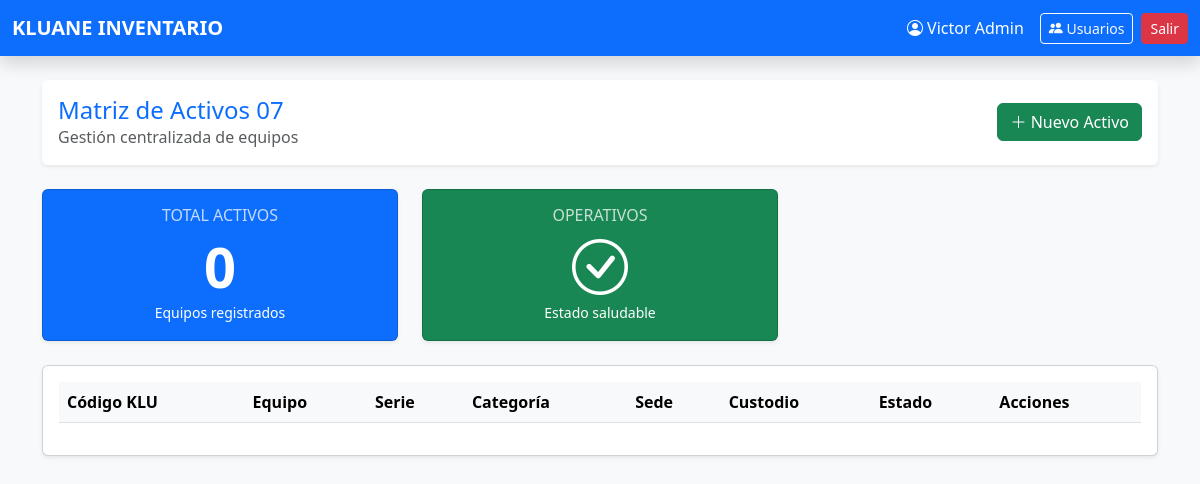
Page /views/admin/dashboard.php (signed in) on the earlier database version.
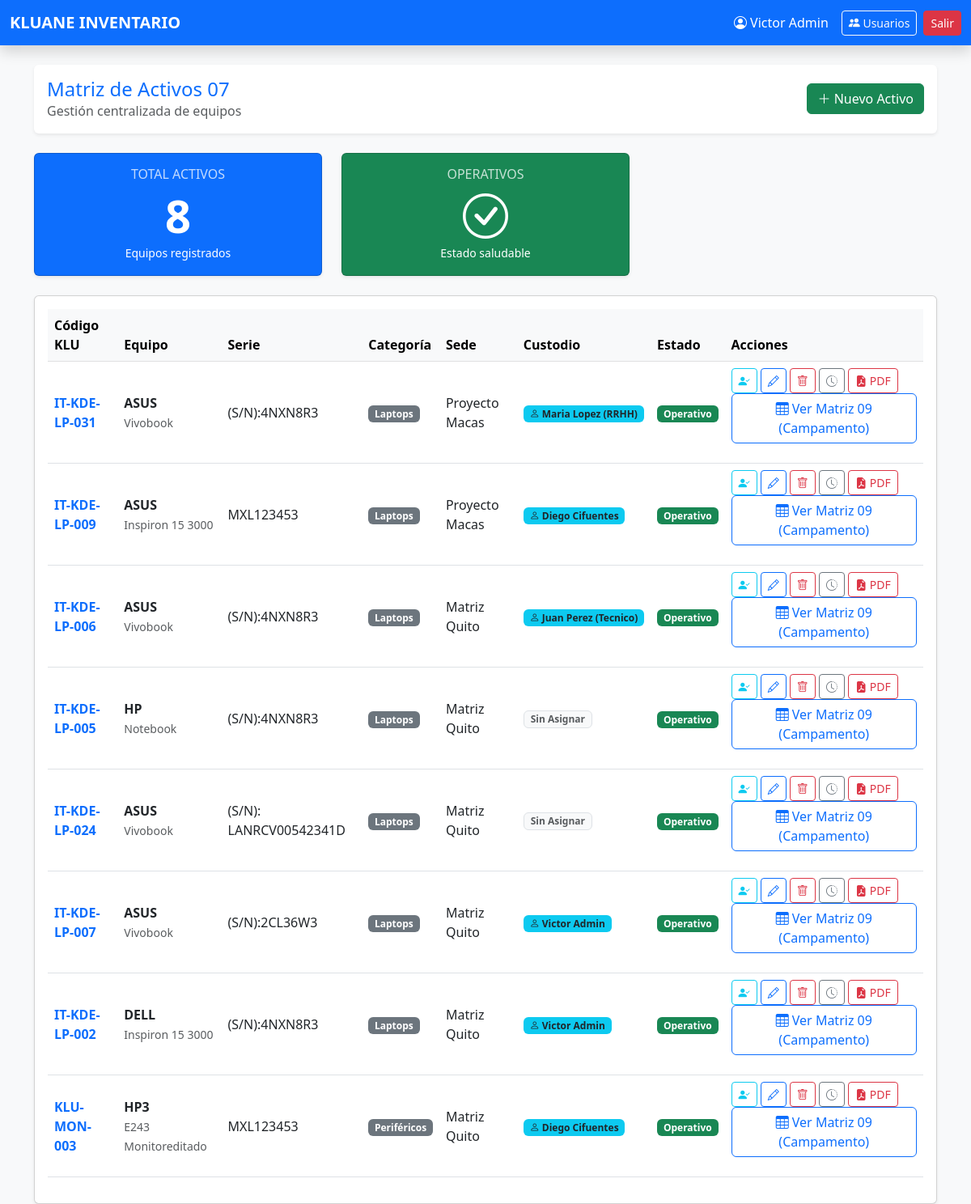
Same page on the later database version.
### tables this page shows
CREATE TABLE `activos` (
  `id_activo` int(11) NOT NULL,
  `codigo_interno` varchar(50) NOT NULL,
  `serie` varchar(100) DEFAULT NULL,
  `marca` varchar(50) DEFAULT NULL,
  `modelo` varchar(100) DEFAULT NULL,
  `estado` enum('Operativo','Dañado','Mantenimiento','Baja') DEFAULT 'Operativo',
  `id_categoria` int(11) NOT NULL,
  `id_sede_actual` int(11) NOT NULL,
  `id_usuario_responsable` int(11) DEFAULT NULL,
  `observaciones` text DEFAULT NULL,
  `fecha_registro` timestamp NOT NULL DEFAULT current_timestamp(),
  `necesita_insumos` enum('SI','NO') DEFAULT 'NO'
);

CREATE TABLE `categorias` (
  `id_categoria` int(11) NOT NULL,
  `nombre` varchar(50) NOT NULL
);

CREATE TABLE `sedes` (
  `id_sede` int(11) NOT NULL,
  `nombre` varchar(100) NOT NULL,
  `direccion` varchar(255) DEFAULT NULL
);

CREATE TABLE `usuarios` (
  `id_usuario` int(11) NOT NULL,
  `nombre_completo` varchar(100) NOT NULL,
  `area` varchar(100) DEFAULT 'General',
  `email` varchar(100) NOT NULL,
  `password` varchar(255) NOT NULL,
  `id_rol` int(11) NOT NULL,
  `id_sede` int(11) DEFAULT NULL
);

### models/Activo.php (called while the page is built, shortened)
<?php
require_once __DIR__ . '/../config/conexion.php';
class Activo {
    private $conn;
    private $table_name = "activos";
    public function __construct() {
        $database = new Conexion();
        $this->conn = $database->getConexion();
    }
    public function leerTodo() {
        $query = "SELECT
                    a.id_activo,
                    a.codigo_interno,
                    a.marca,
                    a.modelo,
                    a.serie,
                    a.estado,
                    c.nombre as categoria,
                    s.nombre as sede,
                    u.nombre_completo as responsable
                  FROM " . $this->table_name . " a
                  LEFT JOIN categorias c ON a.id_categoria = c.id_categoria
                  LEFT JOIN sedes s ON a.id_sede_actual = s.id_sede
                  LEFT JOIN usuarios u ON a.id_usuario_responsable = u.id_usuario
                  ORDER BY a.id_activo DESC";
        $stmt = $this->conn->prepare($query);
        $stmt->execute();
        return $stmt;
    }
    public function contarTotal() {
        $query = "SELECT COUNT(*) as total FROM " . $this->table_name;
        $stmt = $this->conn->prepare($query);
        $stmt->execute();
        $row = $stmt->fetch(PDO::FETCH_ASSOC);
        return $row['total'];
    }
}
?>

### config/conexion.php (called while the page is built, shortened)
<?php
class Conexion {
    private $host = "localhost";
    private $db_name = "kluane_inventario";
    private $username = "root";
    private $password = "";
    public function getConexion() {
        $this->conn = null;
        try {
            $this->conn = new PDO("mysql:host=" . $this->host . ";dbname=" . $this->db_name, $this->username, $this->password);
            $this->conn->exec("set names utf8");
            $this->conn->setAttribute(PDO::ATTR_ERRMODE, PDO::ERRMODE_EXCEPTION);
        } catch(PDOException $exception) {
            echo "Error de conexión: " . $exception->getMessage();
        }
        return $this->conn;
    }
}
?>

### views/admin/dashboard.php (the view, shortened to what this page needs)
<?php
require_once '../../models/Activo.php';
$totalActivos = 0;
$resultado = null;
if (class_exists('Activo')) {
    $activoModel = new Activo();
    $resultado = $activoModel->leerTodo();
    $totalActivos = $activoModel->contarTotal();
}
?>
<!DOCTYPE html>
<html lang="es">
<head>
    <link href="https://cdn.jsdelivr.net/npm/bootstrap@5.3.0/dist/css/bootstrap.min.css" rel="stylesheet">
    <link rel="stylesheet" href="https://cdn.jsdelivr.net/npm/bootstrap-icons@1.11.0/font/bootstrap-icons.css">
</head>
<body class="bg-light">
    <nav class="navbar navbar-expand-lg navbar-dark bg-primary shadow">
        <div class="container-fluid">
            <a class="navbar-brand fw-bold" href="#">KLUANE INVENTARIO</a>
            <div class="d-flex text-white align-items-center">
                <span class="me-3"><i class="bi bi-person-circle"></i> <?php echo $_SESSION['nombre_completo']; ?></span>
                <a href="usuarios.php" class="btn btn-outline-light btn-sm me-2">
                    <i class="bi bi-people-fill"></i> Usuarios
                </a>
                <a href="../../controllers/Logout.php" class="btn btn-danger btn-sm">Salir</a>
            </div>
        </div>
    </nav>
    <div class="container mt-4">
        <div class="row mb-4">
            <div class="col-md-12">
                <div class="card shadow-sm border-0">
                    <div class="card-body d-flex justify-content-between align-items-center">
                        <div>
                            <h4 class="mb-0 text-primary">Matriz de Activos 07</h4>
                            <p class="text-muted mb-0">Gestión centralizada de equipos</p>
                        </div>
                        <a href="nuevo_activo.php" class="btn btn-success"><i class="bi bi-plus-lg"></i> Nuevo Activo</a>
                    </div>
                </div>
            </div>
        </div>
        <div class="row mb-4">
            <div class="col-md-4">
                <div class="card bg-primary text-white shadow-sm h-100">
                    <div class="card-body text-center">
                        <h6 class="card-title text-uppercase opacity-75">Total Activos</h6>
                        <h2 class="display-4 fw-bold mb-0"><?php echo $totalActivos; ?></h2>
                        <small>Equipos registrados</small>
                    </div>
                </div>
            </div>
            <div class="col-md-4">
                <div class="card bg-success text-white shadow-sm h-100">
                    <div class="card-body text-center">
                        <h6 class="card-title text-uppercase opacity-75">Operativos</h6>
                        <h2 class="display-4 fw-bold mb-0"><i class="bi bi-check-circle"></i></h2>
                        <small>Estado saludable</small>
                    </div>
                </div>
            </div>
        </div>
        <div class="card shadow-sm">
            <div class="card-body">
                <div class="table-responsive">
                    <table class="table table-hover align-middle">
                        <thead class="table-light">
                            <tr>
                                <th>Código KLU</th>
                                <th>Equipo</th>
                                <th>Serie</th>
                                <th>Categoría</th>
                                <th>Sede</th>
                                <th>Custodio</th> <th>Estado</th>
                                <th>Acciones</th>
                            </tr>
                        </thead>
                        <tbody>
                            <?php
                            if ($resultado) {
                                while ($fila = $resultado->fetch(PDO::FETCH_ASSOC)) {
                            ?>
                                <tr>
                                    <td class="fw-bold text-primary"><?php echo $fila['codigo_interno']; ?></td>
                                    <td>
                                        <div class="fw-bold"><?php echo $fila['marca']; ?></div>
                                        <small class="text-muted"><?php echo $fila['modelo']; ?></small>
                                    </td>
                                    <td><?php echo $fila['serie']; ?></td>
                                    <td><span class="badge bg-secondary"><?php echo $fila['categoria']; ?></span></td>
                                    <td><?php echo $fila['sede']; ?></td>
                                    <td>
                                        <?php if($fila['responsable']): ?>
                                            <span class="badge bg-info text-dark">
                                                <i class="bi bi-person"></i> <?php echo $fila['responsable']; ?>
                                            </span>
                                        <?php else: ?>
                                            <span class="badge bg-light text-muted border">Sin Asignar</span>
                                        <?php endif; ?>
                                    </td>
                                    <td>
                                        <?php if($fila['estado'] == 'Operativo'): ?>
                                            <span class="badge bg-success">Operativo</span>
                                        <?php elseif($fila['estado'] == 'Mantenimiento'): ?>
                                            <span class="badge bg-warning text-dark">Mantenimiento</span>
                                        <?php else: ?>
                                            <span class="badge bg-danger"><?php echo $fila['estado']; ?></span>
                                        <?php endif; ?>
                                    </td>
                                    <td>
                                        <a href="asignar.php?id=<?php echo $fila['id_activo']; ?>"
                                           class="btn btn-sm btn-outline-info" title="Asignar">
                                           <i class="bi bi-person-check-fill"></i>
                                        </a>
                                        <a href="editar_activo.php?id=<?php echo $fila['id_activo']; ?>"
                                           class="btn btn-sm btn-outline-primary">
                                           <i class="bi bi-pencil"></i>
                                        </a>
                                        <a href="../../controllers/ActivoController.php?accion=eliminar&id=<?php echo $fila['id_activo']; ?>"
                                           class="btn btn-sm btn-outline-danger"
                                           onclick="return confirm('¿Estás seguro de eliminar este activo permanentemente?');">
                                           <i class="bi bi-trash"></i>
                                        </a>
                                        <a href="historial.php?id=<?php echo $fila['id_activo']; ?>"
                                           class="btn btn-sm btn-outline-secondary" title="Ver Historial">
                                           <i class="bi bi-clock-history"></i>
                                        </a>
                                        <a href="generar_acta.php?id=<?php echo $fila['id_activo']; ?>"
                                            target="_blank"
                                            class="btn btn-sm btn-outline-danger"
                                            title="Imprimir Acta de Entrega">
                                            <i class="bi bi-file-earmark-pdf-fill"></i> PDF
                                        </a>
                                        <a href="ver_matriz.php" class="btn btn-outline-primary mb-3">
                                            <i class="bi bi-table"></i> Ver Matriz 09 (Campamento)
                                        </a>
                                    </td>
                                </tr>
                            <?php
                                }
                            } else {
                                echo "<tr><td colspan='8' class='text-center'>No hay activos registrados o no se pudo cargar el modelo.</td></tr>";
                            }
                            ?>
                        </tbody>
                    </table>
                </div>
            </div>
        </div>
    </div>
</body>
</html>

Differences in the rows shown:
added activos: codigo_interno "IT-KDE-LP-031", marca "ASUS", modelo "Vivobook", serie "(S/N):4NXN8R3", id_categoria.nombre "Laptops", id_sede_actual.nombre "Proyecto Macas", id_usuario_responsable.nombre_completo "Maria Lopez (RRHH)", estado "Operativo"
added activos: codigo_interno "IT-KDE-LP-009", marca "ASUS", modelo "Inspiron 15 3000", serie "MXL123453", id_categoria.nombre "Laptops", id_sede_actual.nombre "Proyecto Macas", id_usuario_responsable.nombre_completo "Diego Cifuentes", estado "Operativo"
added activos: codigo_interno "IT-KDE-LP-006", marca "ASUS", modelo "Vivobook", serie "(S/N):4NXN8R3", id_categoria.nombre "Laptops", id_sede_actual.nombre "Matriz Quito", id_usuario_responsable.nombre_completo "Juan Perez (Tecnico)", estado "Operativo"
added activos: codigo_interno "IT-KDE-LP-005", marca "HP", modelo "Notebook", serie "(S/N):4NXN8R3", id_categoria.nombre "Laptops", id_sede_actual.nombre "Matriz Quito", shows "Sin Asignar", estado "Operativo"
added activos: codigo_interno "IT-KDE-LP-024", marca "ASUS", modelo "Vivobook", serie "(S/N): LANRCV00542341D", id_categoria.nombre "Laptops", id_sede_actual.nombre "Matriz Quito", shows "Sin Asignar", estado "Operativo"
added activos: codigo_interno "IT-KDE-LP-007", marca "ASUS", modelo "Vivobook", serie "(S/N):2CL36W3", id_categoria.nombre "Laptops", id_sede_actual.nombre "Matriz Quito", id_usuario_responsable.nombre_completo "Victor Admin", estado "Operativo"
added activos: codigo_interno "IT-KDE-LP-002", marca "DELL", modelo "Inspiron 15 3000", serie "(S/N):4NXN8R3", id_categoria.nombre "Laptops", id_sede_actual.nombre "Matriz Quito", id_usuario_responsable.nombre_completo "Victor Admin", estado "Operativo"
added activos: codigo_interno "KLU-MON-003", marca "HP3", modelo "E243 Monitoreditado", serie "MXL123453", id_categoria.nombre "Periféricos", id_sede_actual.nombre "Matriz Quito", id_usuario_responsable.nombre_completo "Diego Cifuentes", estado "Operativo"
Other differences:
$totalActivos: "0" → "8"
